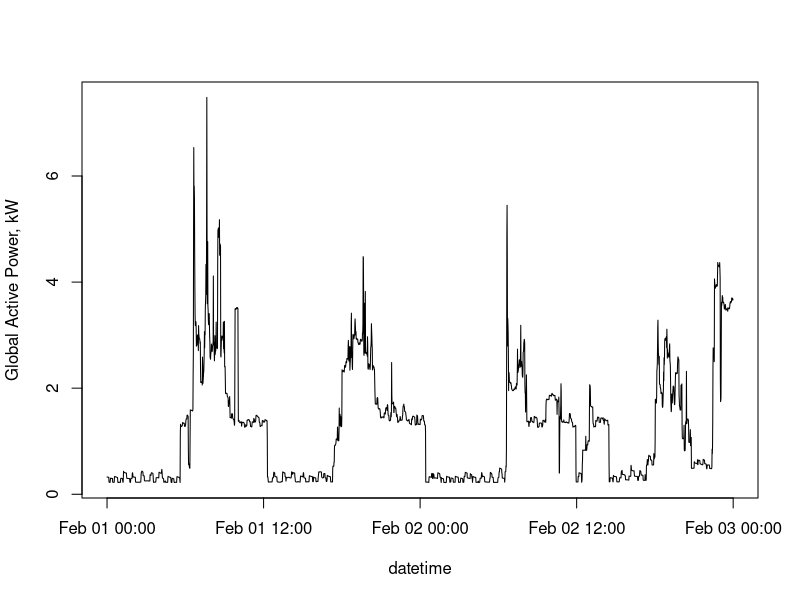

The R script that drew this image:
data = read.csv("mod_data.csv")

datetime = strptime(paste(data[,1], data[,2]), "%Y-%m-%d %H:%M:%S")

graphics.off()

plot(datetime, data[,3], 'l', ylab = "Global Active Power, kW")
dev.copy(png, "plot1.png")

dev.off()
